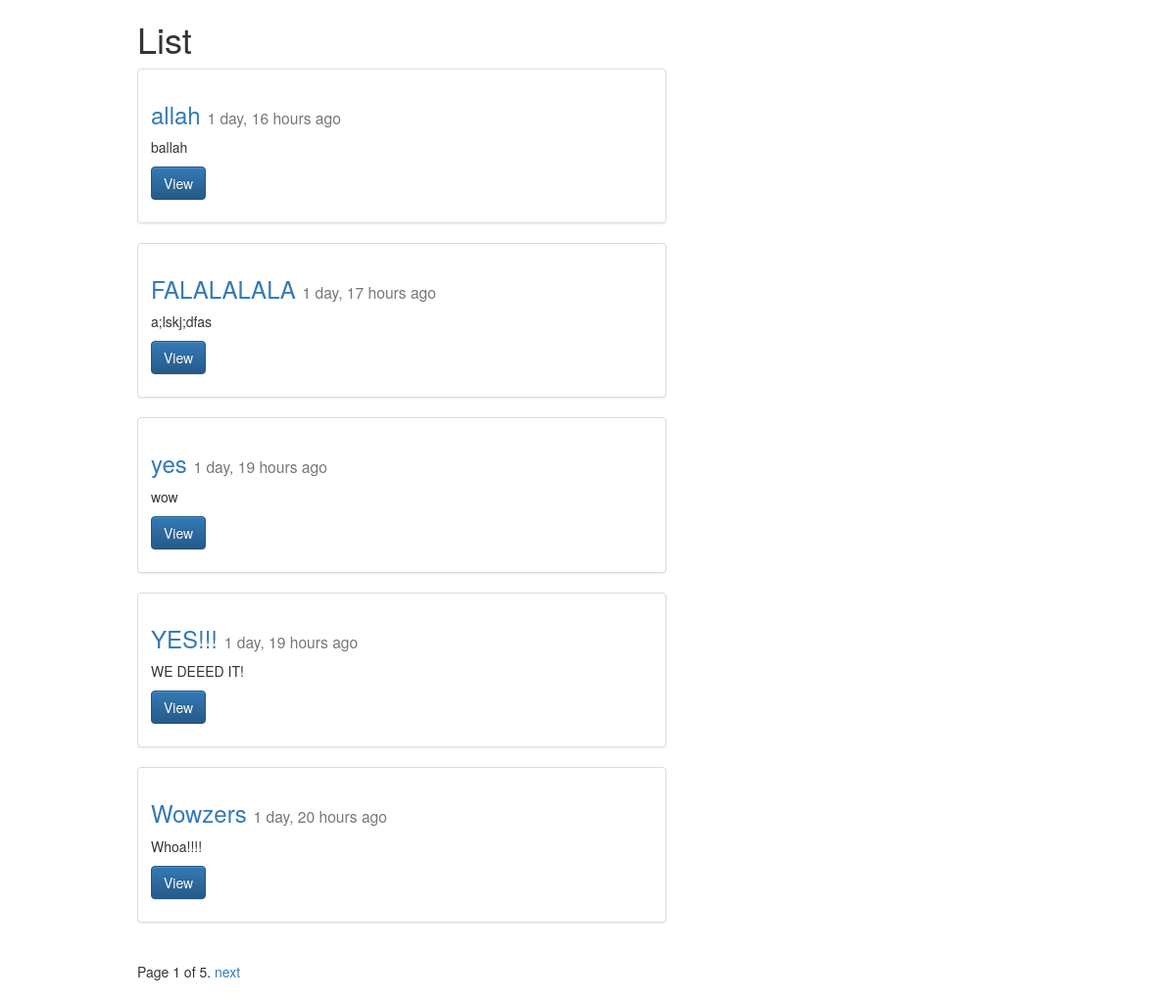
The app's page /posts/, older data.
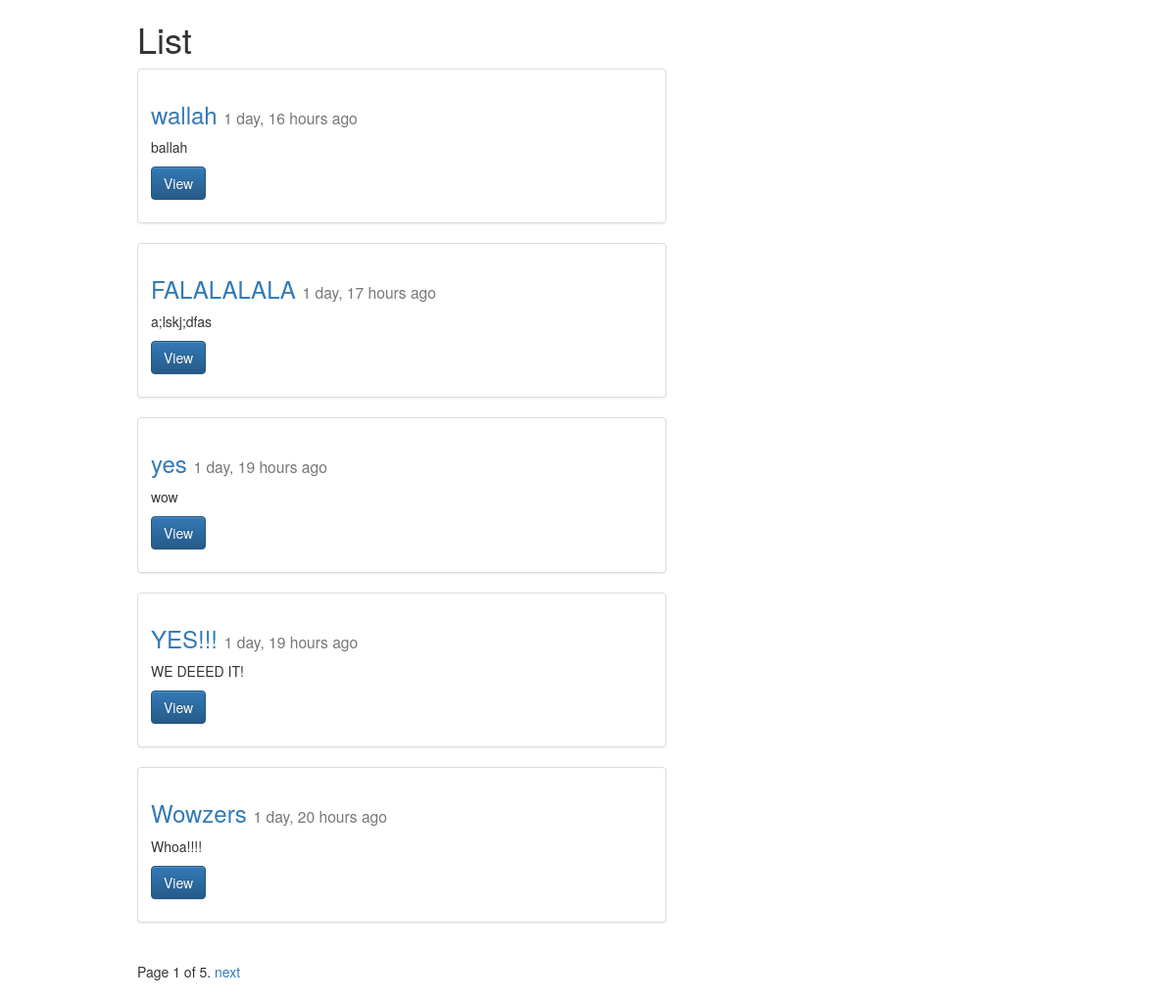
The same page, newer data.
### posts/models.py (models this page shows, shortened)
class Post(models.Model):
	title = models.CharField(max_length=120)  #max_length = 120
	image = models.FileField(null=True, blank=True)
	content = models.TextField()
	timestamp = models.DateTimeField(auto_now=False, auto_now_add=True) #1st time made initially
	updated = models.DateTimeField(auto_now=True, auto_now_add=False) #everytime it's updated
	def get_absolute_url(self):
		return reverse("posts:detail", kwargs={"id": self.id})
	class Meta: #describes model, handles anything not a field
		ordering = ["-timestamp", "-updated"]

### posts/views.py (the view)
def posts_list(request): #list items
	queryset_list = Post.objects.all() #all queries
	queries_per_page_var = 5
	paginator = Paginator(queryset_list, queries_per_page_var) # Show 25 contacts per page
	page_request_var = 'page' #change page search name (see post_list.html)
	page = request.GET.get(page_request_var)
	try:
	    queryset = paginator.page(page) #queries in a given paginator set
	except PageNotAnInteger:
	    queryset = paginator.page(1)
	except EmptyPage:
	    queryset = paginator.page(paginator.num_pages)
	context = {
		"object_list": queryset,  #add queryset to post list we can see
		"title": "List",
		"page_request_var": page_request_var
	}
	return render(request, 'post_list.html', context)

### templates/post_list.html (shortened to what this page needs)
{% extends "base.html" %}
{% block content %}
<div class="col-sm-6 col-sm-offset-1">
	<h1> {{ title }} </h1>
	{% for obj in object_list %}
	<div class="row">
  		<div class="col-sm-12">
    		<div class="thumbnail">
      			<div class="caption">
        		<h3>
        			<a href='{{ obj.get_absolute_url }}'>{{ obj.title }}</a>
        			<small>{{ obj.timestamp|timesince }} ago</small>
        		</h3>
		        <p>{{ obj.content |linebreaks|truncatechars:120}}</p>
		        <p><a href="{{ obj.get_absolute_url }}" class="btn btn-primary" role="button">View</a> </p>
		      	</div>
    		</div>
  		</div>
	</div>
	{% endfor %}
<div class="pagination">
    <span class="step-links">
        <span class="current">
            Page {{ object_list.number }} of {{ object_list.paginator.num_pages }}.
        </span>
        {% if object_list.has_next %}
            <a href="?{{ page_request_var }}={{ object_list.next_page_number }}">next</a>
        {% endif %}
    </span>
</div>
</div>
{% endblock content %}

Row changes from the older to the newer data that the page shows:
changed Post "ballah": title "allah" → "wallah"
